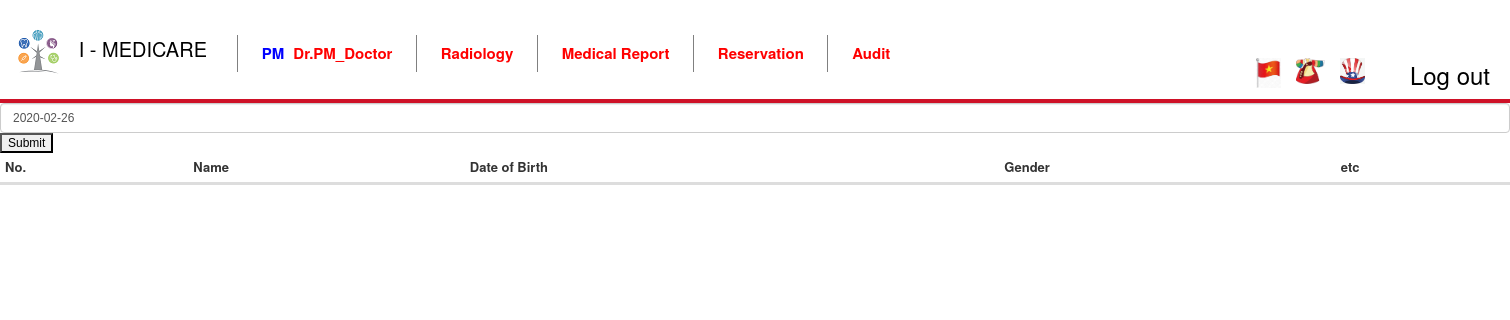
Before: /doctor/waiting (signed in) with the older database file.
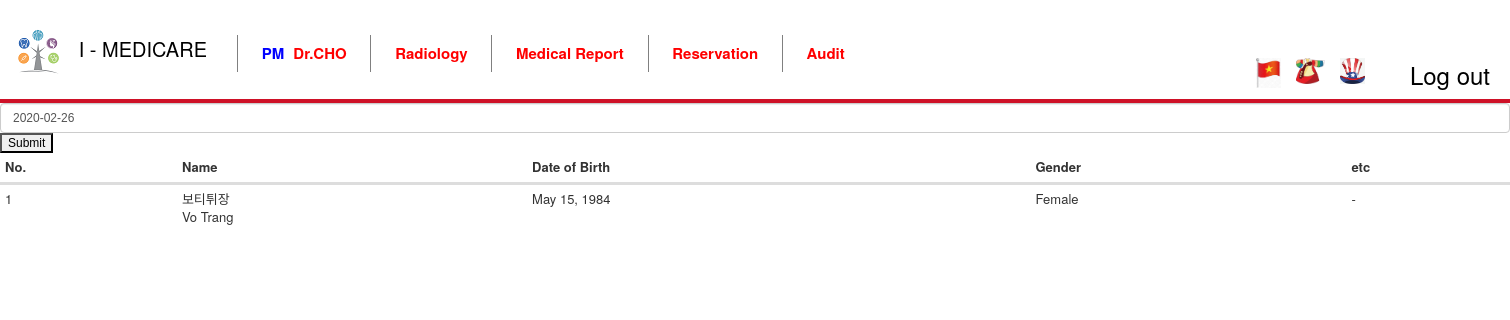
After: the same page with the newer database file.
### Account/models.py (models this page shows, shortened)
class User(AbstractBaseUser,PermissionsMixin):
    user_role_choices=(('ADMIN',_('Admin')),
            ('DOCTOR', _('Doctor')),
            ('RECEPTIONIST', _('Receptionist')),
            ('DENTREC',_('Receptionist for Dental')),
            ('PHARMACY', _('Pharmacy')),
            ('LABORATORY',_('Laboratory')),
            ('RADIATION', _('Radiation')),)
    email = models.CharField(
        verbose_name = _('email'),
        max_length = 64,
        unique = True,
        )
    is_active = models.BooleanField(
        default = True,
        verbose_name=_('is active'),
        )
    is_superuser = models.BooleanField(
        default=False,
        verbose_name=_('is superuser'),
        )
    is_staff = models.BooleanField(default=False)
    user_role = models.CharField(max_length=30, choices=user_role_choices, default='ADMIN')
    objects = UserManager()
    USERNAME_FIELD = _('email')
    def is_doctor(self):
        return str(self.user_role) == 'DOCTOR'
    def is_receptionist(self):
        return str(self.user_role) == 'RECEPTIONIST'

### Doctor/models.py (models this page shows, shortened)
class Doctor(models.Model):
    name_kor = models.CharField(
        max_length = 64,
        )
    name_eng = models.CharField(
        max_length = 64,
        )
    name_short = models.CharField(
        max_length = 64,
        )
    depart = models.ForeignKey(
        to = Depart,
        on_delete= models.DO_NOTHING,
        null=True,
        )
    user = models.OneToOneField(
        to = User,
        on_delete = models.CASCADE,
        )

class Depart(models.Model):
    name = models.CharField(
        max_length = 64,
        verbose_name=_('Name'),
        )

### Receptionist/models.py (models this page shows)
class Reception(models.Model):
    progress_choice = (
        ('new',_('new')),
        ('deleted',_('deleted')),
        ('done',_('done'))
        )
    recorded_date = models.DateTimeField(
        auto_now_add=True,
        blank=True,
        )
    patient = models.ForeignKey(
        to = Patient,
        on_delete = models.DO_NOTHING,
        null= True,
        )
    depart = models.ForeignKey(
        to = Depart,
        on_delete = models.DO_NOTHING,
        )
    doctor = models.ForeignKey(
        to = Doctor,
        on_delete = models.DO_NOTHING,
        )
    chief_complaint = models.CharField(
        max_length = 2048,
        )
    progress = models.CharField(
        max_length = 16,
        choices=progress_choice,
        default = 'new',
        )
    reservation = models.ForeignKey(
        to = Reservation,
        on_delete = models.DO_NOTHING,
        null = True,
        )
    need_medical_report = models.BooleanField(
        default = False,
        )

### Patient/models.py (models this page shows, shortened)
class Patient(models.Model):
    name_kor = models.CharField(
        max_length = 64,
        )
    name_eng = models.CharField(
        max_length = 64,
        )
    phone = models.CharField(
        max_length = 64,
        )
    gender = models.CharField(
        max_length = 8,
        )
    date_of_birth = models.DateField(
        blank=True,
        )
    date_registered = models.DateTimeField(
        auto_now_add=True,
        )
    address = models.CharField(
        max_length = 256,
        null=True,
        )
    past_id = models.CharField(
        null = True,
        default = None,
        max_length = 32,
        )

### Doctor/views.py (the view)
# urls.py: path('waiting',views.waiting,name='waiting'),
def waiting(request):
    try:
        myinfo = Doctor.objects.get(user = request.user)
        if myinfo.name_kor is None:
            return redirect('/doctor/information')
    except Doctor.DoesNotExist:
        return redirect('/doctor/information')
    kwargs={}
    kwargs['doctor'] = myinfo
    if 'search' in request.POST:
        search_form = SearchReceptionStatusForm(data = request.POST)
        if search_form.is_valid():
            date_min = datetime.datetime.combine(search_form.cleaned_data['date'], datetime.time.min)
            date_max = datetime.datetime.combine(search_form.cleaned_data['date'], datetime.time.max)
    else:
        search_form = SearchReceptionStatusForm()
        date_min = datetime.datetime.combine(datetime.date.today(), datetime.time.min)
        date_max = datetime.datetime.combine(datetime.date.today(), datetime.time.max)
    datas = Reception.objects.filter(recorded_date__range = (date_min, date_max),**kwargs)
    return render(request,
    'Doctor/waiting.html',
            {
                'search':search_form,
                'datas':datas,
            }
        )

### Doctor/templates/Doctor/waiting.html (shortened to what this page needs)
{% extends "app/layout.html" %}
{% load staticfiles %}
{% block content %}
    <form id="signup" class="form-horizontal" method="post" action="{% url 'Doctor:waiting' %}" enctype="multipart/form-data">
        <div>
            {{ search.date }}
            <input type="submit" name="search" />
        </div>
        <table class="table">
            <thead class="table-primary">
                <tr>
                    <th>No.</th>
                    <th>Name</th>
                    <th>Date of Birth</th>
                    <th>Gender</th>
                    <th>etc</th>
                </tr>
            </thead>
            <tbody>
                {% for data in datas %}
                <tr style="cursor:pointer;" id="" onclick="page_diagnosis({{ data.id }})">
                    <td>{{ forloop.counter }}</td>
                    <td>{{data.patient.name_kor}}<br />{{data.patient.name_eng}}</td>
                    <td>{{data.patient.date_of_birth}}</td>
                    <td>{{data.patient.gender}}</td>
                    <td>-</td>
                </tr>
                {% endfor %}
            </tbody>
        </table>
    </form>
{% endblock %}

### app/templates/app/layout.html (shortened to what the changed rows need)
﻿<!DOCTYPE html>
{% load i18n %}
<html >
<head>
    {% load staticfiles %}
    <link rel="stylesheet" type="text/css" href="{% static 'app/content/bootstrap.min.css' %}" />
    <link rel="stylesheet" type="text/css" href="{% static 'css/wrapper.css' %}" />
    <link rel="stylesheet" href="http://code.jquery.com/ui/1.8.18/themes/base/jquery-ui.css" type="text/css" />
    <link rel="stylesheet" type="text/css" href="https://cdn.jsdelivr.net/npm/daterangepicker/daterangepicker.css" />
</head>
<body>
    <div class="navbar navbar-inverse navbar-fixed-top" style=" margin:0px; position:inherit; background:rgb(255, 255, 255); border-bottom:4px solid rgba(206, 17, 39, 1);border-color:rgba(206, 17, 39, 1);">
        <div class="">
            <div class="navbar-collapse collapse top_menu" >
                <ul class="nav menu_contents_ul" style="display:inline-block">
                    {% with url_name=request.resolver_match.url_name %}
                    {% if user.is_receptionist %}
                        <li {% if url_name == 'reception_index' %}class="active"{% endif %}><a href="{% url 'Receptionist:reception_index' %}" >{{ _('Registration') }}</a></li>
                        <li {% if url_name == 'storage_page' %}class="active"{% endif %}><a href="{% url 'Receptionist:storage_page'%}">{{ _('Payment') }}</a></li>
                        <li {% if url_name == 'reservation' %}class="active"{% endif %}><a href="{% url 'Receptionist:reservation'%}">{{ _('Reservation') }}</a></li>
                    {% elif user.is_doctor %}
                        <li {% if url_name == 'index' %}class="active"{% endif %}><a href="{% url 'Doctor:index'%}">
                            <span style="margin-right:5px;color:blue;">{{ user.doctor.depart.name }} </span> Dr.{{user.doctor.name_short }}</a>
                        </li>
                        <li {% if url_name == 'radiation_index' %}class="active"{% endif %}><a href="{% url 'Radiation:radiation_index'%}">{{ _('Radiology') }}</a></li>
                        <li {% if url_name == 'report' %}class="active"{% endif %}><a href="{% url 'Doctor:report'%}">{{ _('Medical Report') }}</a></li>
                        <li {% if url_name == 'reservation' %}class="active"{% endif %}><a href="{% url 'Receptionist:reservation'%}">{{ _('Reservation') }}</a></li>
                        <li {% if url_name == 'audit' %}class="active"{% endif %}><a href="{% url 'Doctor:audit'%}">{{ _('Audit') }}</a></li>
                    {% elif user.is_pharmacy %}
                        <li {% if url_name == 'pharmacy_index' %}class="active"{% endif %}><a href="{% url 'Pharmacy:pharmacy_index'%}">{{ _('Pharmacy') }}</a></li>
                    {% elif user.is_laboratory %}
                        <li {% if url_name == 'laboratory_index' %}class="active"{% endif %}><a href="{% url 'Laboratory:laboratory_index'%}">{{ _('Laboratory') }}</a></li>
                    {% elif user.is_radiation %}
                        <li {% if url_name == 'radiation_index' %}class="active"{% endif %}><a href="{% url 'Radiation:radiation_index'%}">{{ _('Radiology') }}</a></li>
                    {% elif user.is_admin %}
                        <li><a href="#REVENUE_TOTAL">REVENUE TOTAL</a></li>
                        <!--<li><a href="#DOCTOR_PROFIT">DOCTORS PROFIT</a></li>
                        <li><a href="#MEDICINE_TOTAL">MEDICINE</a></li>-->
                    {% endif %}
                    {% endwith %}
                </ul>
            </div>
        </div>
    </div>
    <div class="body-content">
{% block content %}{% endblock %}
    </div>
</body>
</html>

Changed rows visible on the page:
changed User "PM": doctor.name_short "PM_Doctor" → "CHO"
added Reception: patient.name_kor "보티튀장", patient.name_eng "Vo Trang", patient.date_of_birth "May 15, 1984", patient.gender "Female"
